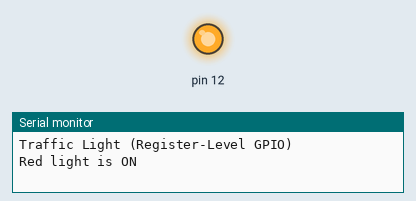
Recording of a sketch running on a simulated Arduino Uno, built with avr-gcc and run on an emulated ATmega328P. On the bench: output pins drawn as LEDs (lit = HIGH), the last lines printed to the serial monitor.

Above: at 0.12 s.
At 8.8 s:
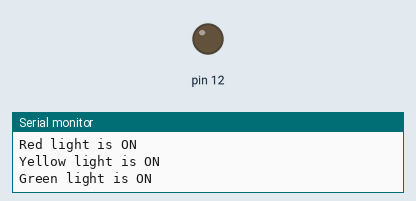
Timing chart, 0 to 16.9 s (numbered marks = the images above):
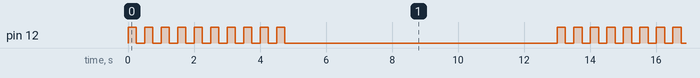

The sketch:

LAB3_cpe301_2.ino
```cpp
// MD Islam
// CPE 301 – Lab 3 Part 2


#define RED_MASK_H    0x40  // PH6
#define YELLOW_MASK_H 0x20  // PH5
#define GREEN_MASK_H  0x10  // PH4
#define BLUE_MASK_B   0x10  // PB4
unsigned char* ddr_b  = (unsigned char*)0x24;   // DDRB
unsigned char* port_b = (unsigned char*)0x25;   // PORTB

unsigned char* ddr_h  = (unsigned char*)0x101;  // DDRH
unsigned char* port_h = (unsigned char*)0x102;  // PORTH

void setup() {
  Serial.begin(9600);
  Serial.println("Traffic Light (Register-Level GPIO)");

  *ddr_h |= (RED_MASK_H | YELLOW_MASK_H | GREEN_MASK_H); // PH6, PH5, PH4
  *ddr_b |= BLUE_MASK_B;                                 // PB4
  *port_h &= ~(RED_MASK_H | YELLOW_MASK_H | GREEN_MASK_H);
  *port_b &= ~BLUE_MASK_B;
}

void loop() {
  Serial.println("Red light is ON");
  *port_h |= RED_MASK_H;
  unsigned long t0 = millis();
  while (millis() - t0 < 5000UL) {
    *port_b ^= BLUE_MASK_B;
    delay(250);
  }
  *port_b &= ~BLUE_MASK_B;
  *port_h &= ~RED_MASK_H;

  Serial.println("Yellow light is ON");
  *port_h |= YELLOW_MASK_H;
  delay(3000);
  *port_h &= ~YELLOW_MASK_H;

  Serial.println("Green light is ON");
  *port_h |= GREEN_MASK_H;
  delay(5000);
  *port_h &= ~GREEN_MASK_H;
}
```

Measured:
- by itself, pin 12: repeats every 13.0 s: 9 × (LOW 0.25 s, HIGH 0.25 s), LOW 8.3 s, HIGH 0.25 s
- by itself, everything shown: repeats every 13.0 s, in 20 steps
